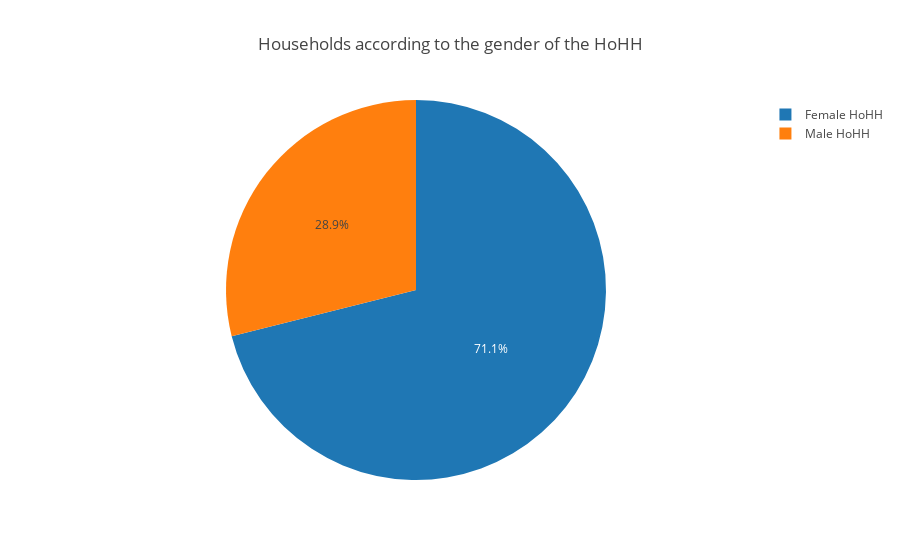

Source (notebook cell):
### Code cell
HoHH = {}
HoHH['Male HoHH'] = reg_survey_maleHoHH['deviceid'].count()
HoHH['Female HoHH'] = reg_survey_femHoHH['deviceid'].count()

HoHH = pd.Series(HoHH)

fig = {
    "layout": {
        "title": "Households according to the gender of the HoHH"
    },
    "data": [
        {
            "values": HoHH.values,
            "labels": HoHH.index.values,
            "type": "pie",
            "sort": False
        }
    ]
}

iplot(fig)

### Figure 1 — Plotly figure (JSON) as saved in the notebook; plotly's stock layout.template omitted (floating-point values rounded to 4 significant figures)
{"data": [{"labels": ["Female HoHH", "Male HoHH"], "sort": false, "type": "pie", "values": [273, 111]}], "layout": {"title": "Households according to the gender of the HoHH"}}
